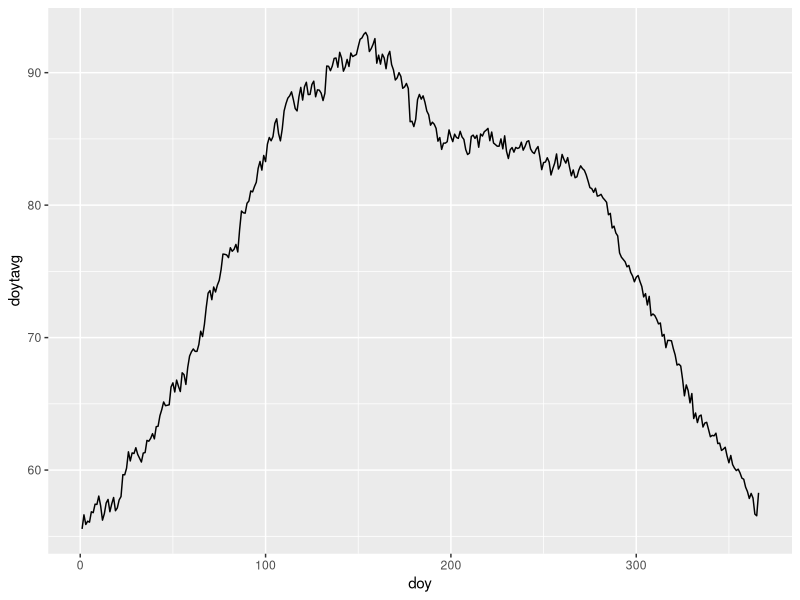
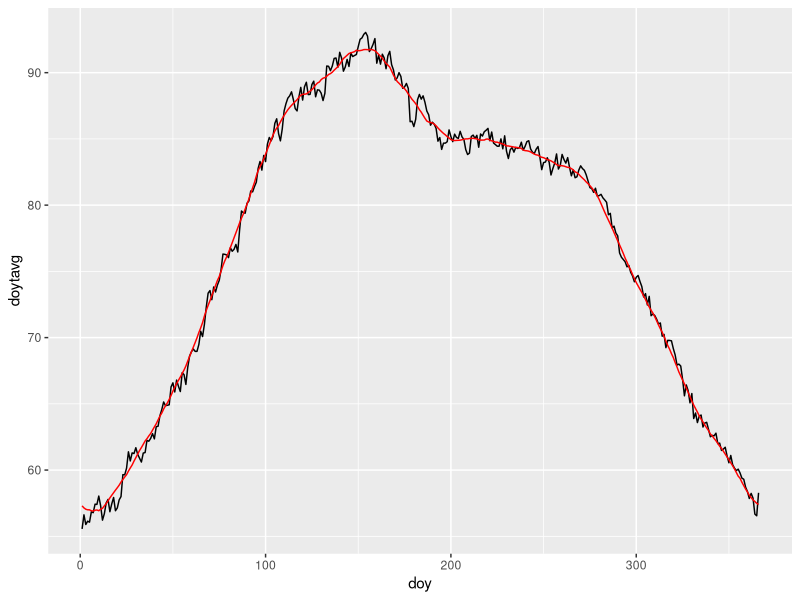
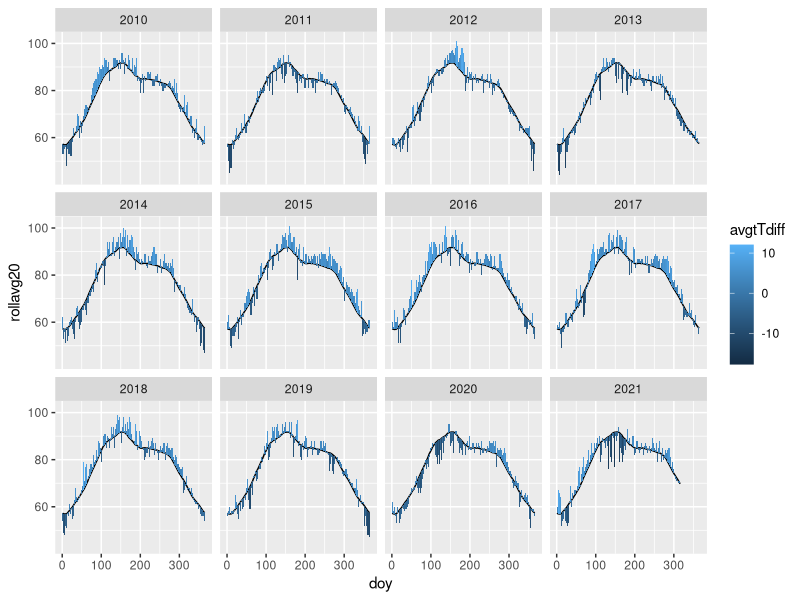
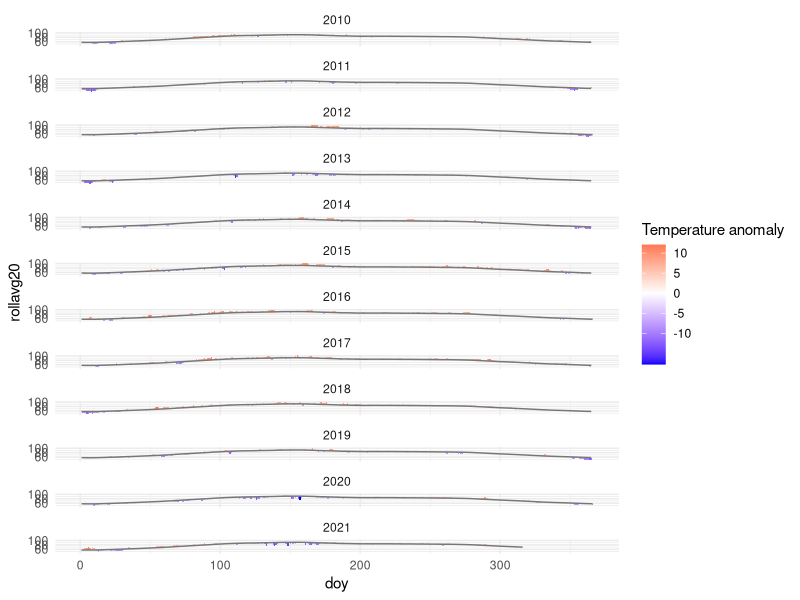
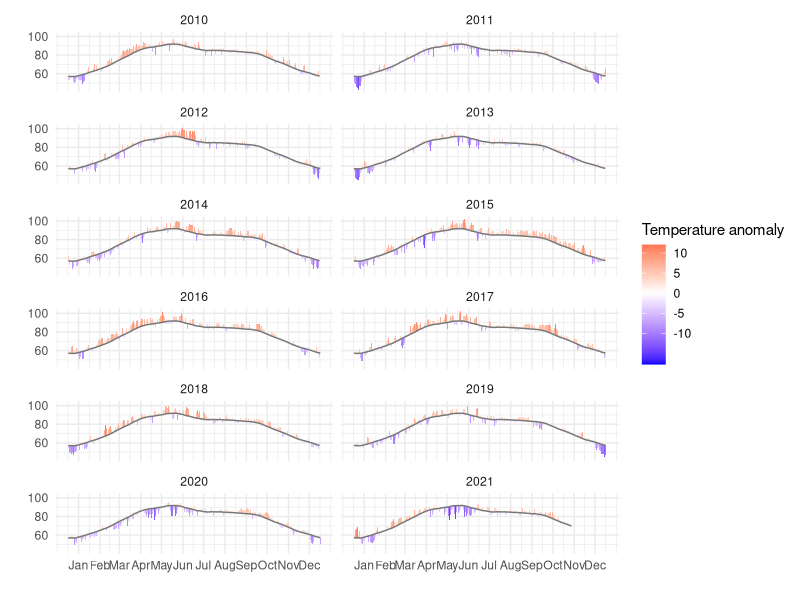
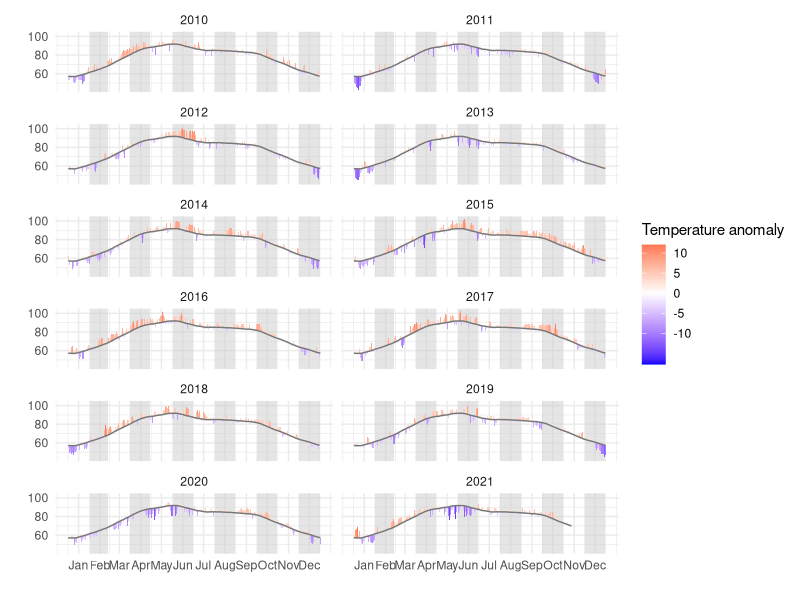
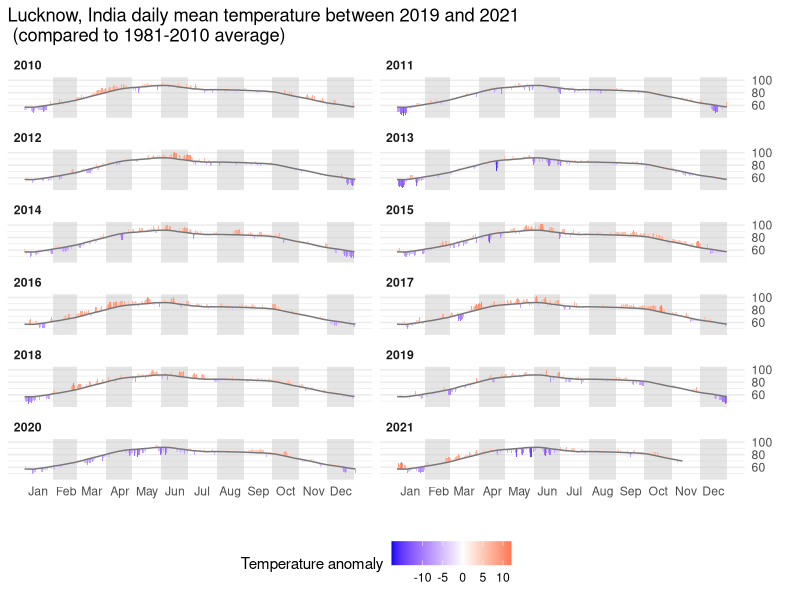

The R source for these figures, in order:
## ---- chunk 1
library(dplyr)
library(ggplot2)
library(lubridate)
library(zoo)

## ---- chunk 2
weather_data <- read.csv("temp_data_lko.csv", stringsAsFactors = FALSE)

head(weather_data)

## ---- chunk 3

weather_data <- weather_data %>% 
  select("DATE", "TAVG")

weather_data$DATE <- as.Date(weather_data$DATE)

head(weather_data)

## ---- chunk 4

avg_temp <- weather_data %>% 
  filter(DATE>"1981-01-01" & DATE< "2010-01-01") %>% 
  filter(!(is.na(TAVG))) %>% 
  mutate(doy=yday(DATE)) %>% 
  group_by(doy) %>% #here we group by each day of all the years in the time period
  summarise(doytavg=mean(TAVG)) #now we calculate the average

head(avg_temp)
  
  

## ---- chunk 5

ggplot(avg_temp, aes(x = doy, y = doytavg))+
  geom_line()

## ---- chunk 6

avg_temp$rollavg20 <- rollmean(avg_temp$doytavg, 20, fill = c(NA, NA, NA), align = "center")

(avg_temp)

## ---- chunk 7

avg_temp <- avg_temp %>% 
  mutate(doy2=ifelse(doy>345, doy-366, doy))  %>% 
  arrange(doy2) %>% 
  mutate(rollavg_2=rollmean(doytavg, 20, fill = c(NA, NA, NA)))  %>% 
  mutate(rollavg20=ifelse(is.na(rollavg20), rollavg_2, rollavg20)) %>%  
select(-c("doy2", "rollavg_2")) 

(avg_temp)
## ---- chunk 8

ggplot(avg_temp, aes(x = doy))+
  geom_line(aes(y = doytavg))+
  geom_line(aes(y = rollavg20), color="red")

## ---- chunk 9

avg_temp10now <- weather_data %>% 
  filter(DATE>"2009-12-31") %>% 
  mutate(doy=yday(DATE)) %>% 
  mutate(year=year(DATE)) %>% 
  left_join(avg_temp, by = "doy") %>% 
  mutate(avgtTdiff=TAVG-rollavg20)


head(avg_temp10now)

## ---- chunk 10

ggplot(avg_temp10now, aes(x = doy, y = rollavg20), color="#777777")+
  geom_line()+
  geom_rect(aes(xmin=doy-0.5, xmax=doy+0.5, ymin=rollavg20, ymax=TAVG, fill=avgtTdiff))+
  facet_wrap(~year)
  

## ---- chunk 11
ggplot(avg_temp10now)+
  geom_rect(aes(xmin=doy-0.5, xmax=doy+0.5, ymin=rollavg20, ymax=TAVG, fill=avgtTdiff))+
  geom_line(aes(x = doy, y = rollavg20), color="#777777")+
  scale_fill_gradient2(low="blue", high="red", name="Temperature anomaly", breaks=c(10,5,0,-5,-10))+
  facet_wrap(~year, ncol=1)+
  theme_minimal()

## ---- chunk 12
midmonths <- seq(ymd("2019-01-16"), ymd("2019-12-16"), by="month")
midmonths <- yday(midmonths)

midmonths

## ---- chunk 13

ggplot(avg_temp10now)+
  geom_rect(aes(xmin=doy-0.5, xmax=doy+0.5, ymin=rollavg20, ymax=TAVG, fill=avgtTdiff))+
    geom_line(aes(x = doy, y = rollavg20), color="#777777")+
  facet_wrap(~year, ncol=2) +
  scale_fill_gradient2(low="blue", high="red", name="Temperature anomaly", breaks=c(10,5,0,-5,-10))+
  scale_x_continuous(breaks = midmonths, labels=c("Jan", "Feb", "Mar", "Apr", "May", "Jun", "Jul", "Aug", "Sep", "Oct", "Nov", "Dec"))+
  theme_minimal()+
  xlab("")+ylab("")


## ---- chunk 14

band_start <- seq(ymd("2019-02-01"), ymd("2019-12-01"), by="2 months") 
#converting dates to day of the year
band_start <- yday(band_start)

band_end <- seq(ymd("2019-03-01"), ymd("2020-01-01"), by="2 months")-1
#converting dates to day of the year
band_end <- yday(band_end)

#binding the start and end points for the rectangles
band <- cbind.data.frame(band_start, band_end)

head(band)

## ---- chunk 15

ggplot(avg_temp10now)+
  theme_minimal()+
  geom_rect(data = band, aes(xmin=band_start, xmax=band_end), ymin=40, ymax=110, fill="#cccccc", alpha=0.5)+
  geom_rect(aes(xmin=doy-0.5, xmax=doy+0.5, ymin=rollavg20, ymax=TAVG, fill=avgtTdiff))+
    geom_line(aes(x = doy, y = rollavg20), color="#777777")+
  facet_wrap(~year, ncol=2) +
  scale_fill_gradient2(low="blue", high="red", name="Temperature anomaly", breaks=c(10,5,0,-5,-10))+
  scale_x_continuous(breaks = midmonths, labels=c("Jan", "Feb", "Mar", "Apr", "May", "Jun", "Jul", "Aug", "Sep", "Oct", "Nov", "Dec"))+
  xlab("")+ylab("")

## ---- chunk 16
ggplot(avg_temp10now)+
  theme_minimal()+
  geom_rect(data = band, aes(xmin=band_start, xmax=band_end), ymin=40, ymax=110, fill="#cccccc", alpha=0.5)+
  geom_rect(aes(xmin=doy-0.5, xmax=doy+0.5, ymin=rollavg20, ymax=TAVG, fill=avgtTdiff))+
    geom_line(aes(x = doy, y = rollavg20), color="#777777")+
  facet_wrap(~year, ncol=2) +
  scale_fill_gradient2(low="blue", high="red", name="Temperature anomaly", breaks=c(10,5,0,-5,-10))+
  scale_x_continuous(breaks = midmonths, labels=c("Jan", "Feb", "Mar", "Apr", "May", "Jun", "Jul", "Aug", "Sep", "Oct", "Nov", "Dec"))+
  xlab("")+ylab("")+
  scale_y_continuous(position="right")+
  theme(
    legend.position = "bottom",
    panel.grid.minor.x = element_blank(),
    panel.grid.major.x = element_blank(),
    strip.text = element_text(hjust = 0, face = "bold"))+
  ggtitle("Lucknow, India daily mean temperature between 2019 and 2021 \n (compared to 1981-2010 average)")
 

